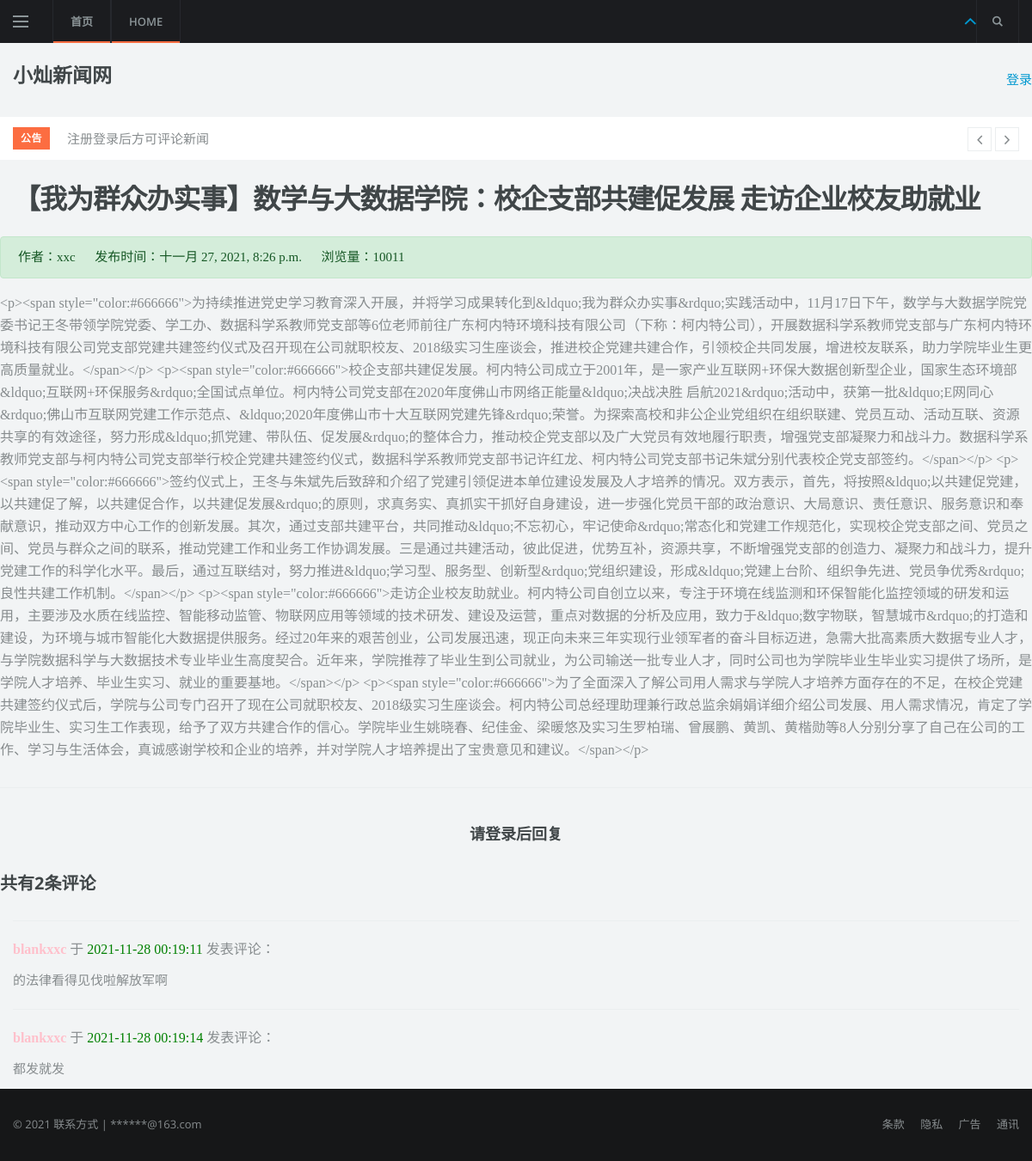
The page /news-detail/14/ on the database its author committed.
### new/models.py (models this page shows, shortened)
class news(models.Model):
    title = models.CharField('标题', max_length=70)
    excerpt = models.TextField('摘要', max_length=200, blank=True)
    category = models.ForeignKey(Category, on_delete=models.DO_NOTHING, verbose_name='分类', blank=True, null=True)
    tags = models.ManyToManyField(Tag, verbose_name='标签', blank=True)
    img = models.ImageField(upload_to='article_img/%Y/%m/%d/', verbose_name='封面图片', blank=True, null=True)
    content = RichTextUploadingField(verbose_name='正文')
    user = models.ForeignKey(User, on_delete=models.CASCADE, verbose_name='作者')
    tui = models.ForeignKey(Tui, on_delete=models.DO_NOTHING, verbose_name='推荐位', blank=True, null=True)
    views = models.PositiveIntegerField('阅读量', default=0)
    created_time = models.DateTimeField('发布时间', auto_now_add=True)
    modified_time = models.DateTimeField('修改时间', auto_now=True)
    class Meta:
        verbose_name = '文章详情'
        verbose_name_plural = '文章管理'

### comment/models.py (models this page shows, shortened)
class Comment(models.Model):
    new = models.ForeignKey(
        news,
        on_delete=models.CASCADE,
        related_name='comments'
    )
    user = models.ForeignKey(
        User,
        on_delete=models.CASCADE,
        related_name='comments'
    )
    content = models.TextField()
    created = models.DateTimeField(auto_now_add=True)
    class Meta:
        ordering = ('created',)

### new/views.py (the view)
# urls.py: path('news-detail/<int:id>/', views.news_detail, name='news_detail'),
def news_detail(request, id):
    new = news.objects.get(id=id)
    new.views += 1
    new.save(update_fields=['views'])
    new = news.objects.get(id=id)
    comments = Comment.objects.filter(new=id)
    context = {'new': new, 'comments': comments, }
    return render(request, 'news/detail.html', context)

### templates/news/detail.html (shortened to what this page needs)
{% extends "base.html" %}
{% load static %}
{% block content %}
<div class="container">
    <div class="row">
        <h1 class="col-12 mt-4 mb-4">{{ new.title }}</h1>
        <div class="col-12 alert alert-success">作者：{{ new.user }} &nbsp;&nbsp;&nbsp;&nbsp; 发布时间：{{ new.created_time }}
            &nbsp;&nbsp;&nbsp;&nbsp; 浏览量：{{ new.views }}
        </div>
        <div  >
            <p >{{new.content}}</p>
        </div>
    </div>
</div>
<hr>
{% if user.is_authenticated %}
<div class="container">
    <div class="col-24">
        <form
                action="{% url 'comment:post_comment' new.id %}"
                method="POST"
        >
            {% csrf_token %}
            <div class="form-group">
                <label for="content">
                    <h4>
                        我也要发表评论：
                    </h4>
                </label>
                <textarea
                        type="text"
                        class="form-control"
                        id="content"
                        name="content"
                        rows="2"></textarea> </label>
            </div>
            <button type="submit" class="btn btn-primary ">发送</button>
        </form>
    </div>
    <br>
    {% else %}
    <br>
    <h5 class="row justify-content-center">
        请<a href="{% url 'userprofile:login' %}">登录</a>后回复
    </h5>
    <br>
    {% endif %}
    <div class="container">
        <div class="row">
            <h4>共有{{ comments.count }}条评论</h4>
        </div>
        {% for comment in comments %}
        <hr>
        <p>
            <strong style="color: pink">
                {{ comment.user }}
            </strong> 于
            <span style="color: green">
                    {{ comment.created|date:"Y-m-d H:i:s" }}
                </span> 发表评论：
        <p style="font-family: inherit; font-size: 1em;">
            {{ comment.content }}</p>
        </p>
        {% endfor %}
    </div>
{% endblock content %}

### rows shown on the page
news: title "【我为群众办实事】数学与大数据学院：校企支部共建促发展 走访企业校友助就业", user "xxc", created_time "十一月 27, 2021, 8:26 p.m.", views "10011", content "<p><span style=\"color:#666666\">为持续推进党史学习教育深入开展，并将学习成果转化到&ldquo;我为群众办实事&rdquo;实践活动中，11月17日下午，数学与大数据学院党委书记王冬带领学院党委、学工办、数据科学系教师党支部等6位老师前往广东柯内特环境科技有限公司（下称：柯内特公司），开展数据科学系教师党支部与广东柯内特环境科技有限公司党支部党建共建签约仪式及召开现在公司就职校友、2018级实习生座谈会，推进校企党建共建合作，引领校企共同发展，增进校友联系，助力学院毕业生更高质量就业。</span></p> <p><span style=\"color:#666666\">校企支部共建促发展。柯内特公司成立于2001年，是一家产业互联网+环保大数据创新型企业，国家生态环境部&ldquo;互联网+环保服务&rdquo;全国试点单位。柯内特公司党支部在2020年度佛山市网络正能量&ldquo;决战决胜 启航2021&rdquo;活动中，获第一批&ldquo;E网同心&rdquo;佛山市互联网党建工作示范点、&ldquo;2020年度佛山市十大互联网党建先锋&rdquo;荣誉。为探索高校和非公企业党组织在组织联建、党员互动、活动互联、资源共享的有效途径，努力形成&ldquo;抓党建、带队伍、促发展&rdquo;的整体合力，推动校企党支部以及广大党员有效地履行职责，增强党支部凝聚力和战斗力。数据科学系教师党支部与柯内特公司党支部举行校企党建共建签约仪式，数据科学系教师党支部书记许红龙、柯内特公司党支部书记朱斌分别代表校企党支部签约。</span></p>…"
Comment: user "blankxxc", created "2021-11-28 00:19:11", content "的法律看得见伐啦解放军啊"
Comment: user "blankxxc", created "2021-11-28 00:19:14", content "都发就发"

### other values the page prints
{{ comments.count }} "2"
